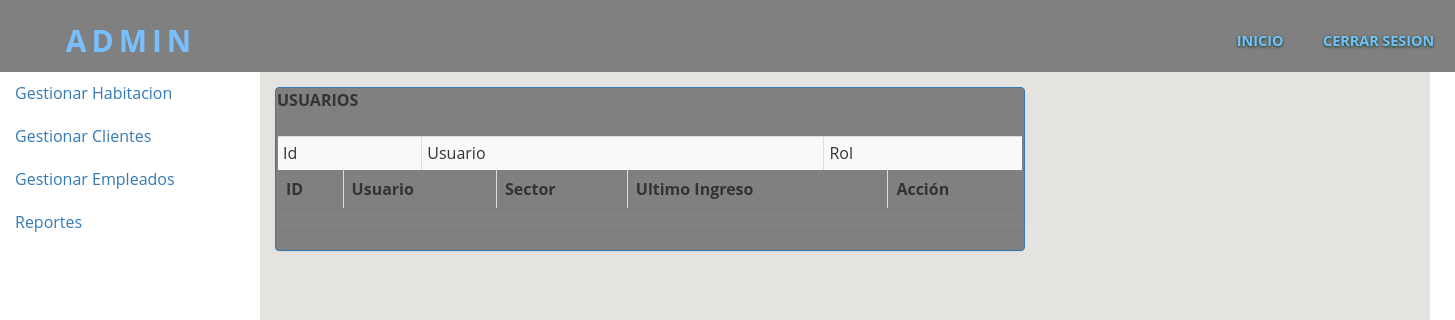
Before: /admin/vtipohab.php with the older database file.
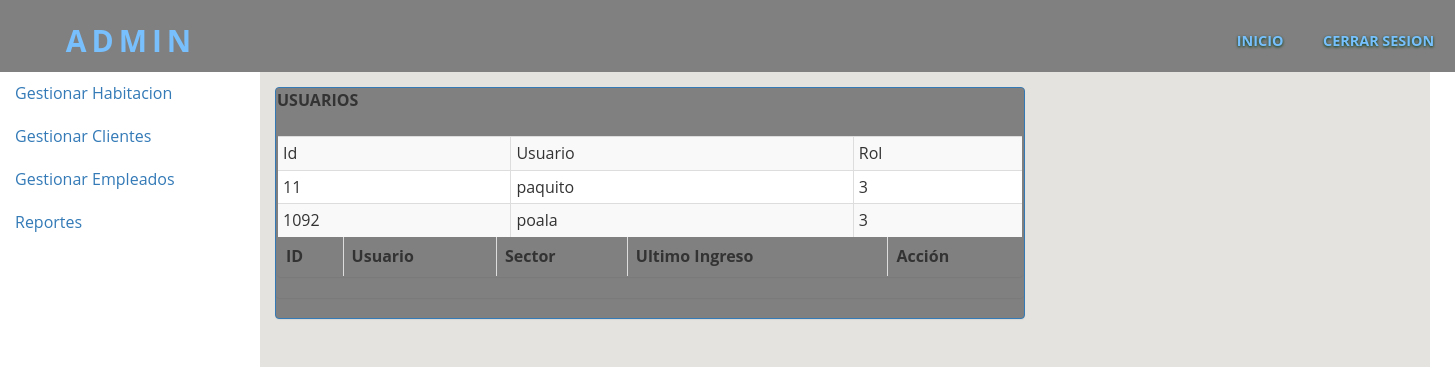
After: the same page with the newer database file.
### tables this page shows
CREATE TABLE `usuario` (
  `id` int(11) NOT NULL,
  `nombre_user` varchar(30) NOT NULL,
  `password` varchar(32) NOT NULL,
  `rol` int(11) DEFAULT NULL
);

### admin/listausuario.php (the view, shortened to what this page needs)
<!DOCTYPE html>
<html>
<head>
</head>
<body>
<br>
<div class="table table-responsive">
	<table class=" table table-hover table-bordered table-striped table-condensed" >
			<td>Id</td>
			<td>Usuario</td>
			<td>Rol</td>
		<?php
		$sql="SELECT * from usuario";
		$result=mysqli_query($conexion,$sql);
		while($mostrar=mysqli_fetch_array($result)){
		 ?>
		<tr>
			<td><?php echo $mostrar['id'] ?></td>
			<td><?php echo $mostrar['nombre_user'] ?></td>
			<td><?php echo $mostrar['rol'] ?></td>
		</tr>
	<?php
	}
	 ?>
	</table>
</div>
<table id="tabla" class="table table-striped table-bordered dt-responsive nowrap" cellspacing="0" width="100%">
            <thead>
                <tr>
                    <th scope="col">ID</th>
                    <th scope="col">Usuario</th>
                    <th scope="col">Sector</th>
                    <th scope="col">Ultimo Ingreso</th>
                    <th scope="col">Acción</th>
                </tr>
            </thead>
        </table>
</body>
</html>

### admin/vtipohab.php (shortened to what this page needs)
 <!DOCTYPE html>
<html >
<head>
      <link href="css/bootstrap.css" rel="stylesheet" />
      <link href="css/font-awesome.css" rel="stylesheet" />
     <link href="css/style.css" rel="stylesheet" />
    <link href="css/admin-styles.css" rel="stylesheet" />
</head>
<body>
    <div id="wrapper">
        <?php require_once("menu.php");?>
       <?php require_once("menu-vertical.php");?>
    </div>
     <div id="page-wrapper"  class="container ">
                <div id="page-inner " class="container row justify-content-center">
                    <div class="row justify-content-center">
                        <div class="col col-md-8 col-sm-8 row justify-content-center">
                            <div class="panel panel-primary">
                                <div class="panel">
                              <STRONG> USUARIOS</STRONG>
                            <div id="container">
                                <div class="row">
                                <div class=" col-md-12 col-sm-12 ">
                                    <div class="panel">
                                       <?php require_once("listausuario.php");?>
                                    </div>
                                    </div>
                                </div>
                            </div>
                        </div>
                    </div>
                </div>
    </div>
        </body>
</html>

### admin/menu.php (shortened to what this page needs)
<nav class="navbar menu navbar-expand-lg top-navbar" role="navigation">
    <div class="navbar-header ">
        <nav class="menu menu--iris">
                <ul class="nav navbar-nav menu__list">
                    <li class="col mt-5"><a class="navbar-brand ml-4" href="#">Admin</a></li>
                </ul>
            </nav>
    </div>
    <div class=" navbar-right" id="bs-example-navbar-collapse-1">
            <nav class="menu menu--iris">
                <ul class="nav navbar-nav menu__list">
                    <li class="menu__item"><a href=<?php echo URL_PATH."uprincipal.php"?> class="menu__link scroll">Inicio</a></li>
                <li class="menu__item"><a href=<?php echo URL_PATH."uprincipal.php?controller=sesion&action=logout"?> class="menu__link scroll">Cerrar Sesion</a></li>
                </ul>
            </nav>
    </div>
</nav>

### admin/menu-vertical.php (shortened to what this page needs)
<nav class="navbar-default navbar-side navbar-dark bg-dark " role="navigation">
<div class="collapse navbar-collapse navbar-dark bg-dark ">
        <ul class="nav flex-column " id="navbarDropdown">
        <li class="nav-item dropdown">
            <a class="nav-link dropdown-toggle" href="#" id="navbarDropdown" role="button" data-toggle="dropdown" aria-haspopup="true" aria-expanded="false">
            Gestionar Habitacion
            </a>
        </li>
                <li class="nav-item">
                    <a class="nav-link" href="#">Gestionar Clientes</a>
                </li>
                <li class="nav-item dropdown">
                        <a class="nav-link dropdown-toggle" href="#" id="navbarDropdown" role="button" data-toggle="dropdown" aria-haspopup="true" aria-expanded="false">
                        Gestionar Empleados
                        </a>
                    </li>
                        <li class="nav-item dropdown">
                        <a class="nav-link dropdown-toggle" href="#" id="navbarDropdown" role="button" data-toggle="dropdown" aria-haspopup="true" aria-expanded="false">
                        Reportes
                        </a>
                    </li>
        </ul>
 </div>
</nav>

### admin/css/style.css (style rules this page uses)
html, body { margin:0; font-size: 100%; font-family: 'Lato', sans-serif; background: #fff; }
body a { text-decoration:none; transition:0.5s all; -webkit-transition:0.5s all; -moz-transition:0.5s all; -o-transition:0.5s all; -ms-transition:0.5s all; }
ul { margin:0; padding:0; }
.navbar-default { background: none; border: none; }
.navbar { margin-bottom: 0; }
.navbar-collapse { padding: 0; }
.navbar-right { margin-right: 0; }
.navbar-nav > li > a { margin: 0; padding:0 1.5em; text-transform: uppercase; }
.navbar-brand { padding: 0; font-size: 31px; text-transform: uppercase; letter-spacing: 5px; line-height: 25px; position: relative; font-weight: bold; }
.menu__list { position: relative; margin: 0.69em 0 0; }
.menu__item { display: block; margin: 1em 0; }
.menu__link { font-size: .9em; font-weight: bold; display: block; padding: 1em; cursor: pointer; -webkit-user-select: none; -moz-user-select: none; -ms-user-select: none; user-select: none; -webkit-touch-callout: none; -khtml-user-select: none; -webkit-tap-highlight-color: rgba(0, 0, 0, 0); }
.menu--iris .menu__item { margin:0 0.3em; }
.menu--iris .menu__link { position: relative; text-align: center; -webkit-transition: color 0.3s; transition: color 0.3s; text-shadow: 0px 1px 3px #033815; }
.menu--iris .menu__link::before, .menu--iris .menu__link::after { content: ''; position: absolute; width: 10px; height: 10px; opacity: 0; border: 2px solid #ffce14; -webkit-transition: -webkit-transform 0.3s, opacity 0.3s; transition: transform 0.3s, opacity 0.3s; -webkit-transition-timing-function: cubic-bezier(0.17, 0.67, 0.05, 1.29); transition-timing-function: cubic-bezier(0.17, 0.67, 0.05, 1.29); }
.menu--iris .menu__link::before { top: 0; left: 0; border-width: 2px 0 0 2px; -webkit-transform: translate3d(10px, 10px, 0); transform: translate3d(10px, 10px, 0); }
.menu--iris .menu__link::after { right: 0; bottom: 0; border-width: 0 2px 2px 0; -webkit-transform: translate3d(-10px, -10px, 0); transform: translate3d(-10px, -10px, 0); }

### admin/css/admin-styles.css (style rules this page uses)
body { font-family: 'Open Sans', sans-serif; }
#wrapper { width: 100%; background:grey; }
#page-wrapper { padding: 15px 15px; min-height: 600px; background:#E5E3DF; }
.panel { margin-bottom: 20px; background: grey; border: 2px solid inherit; border-radius: 4px; -webkit-box-shadow: 0 1px 1px rgba(0, 0, 0, .05); box-shadow: 0 1px 1px rgba(0, 0, 0, .05); }
.top-navbar { margin:0px; }
.top-navbar .navbar-brand { color: #fff; width: 260px; text-align: center; height: 60px; font-size: 30px; font-weight: 700; text-transform: uppercase; justify-content: center; align-items: center; }
.top-navbar .nav > li { position: relative; display: inline-block; }
.top-navbar .nav > li > a { position: relative; display: block; padding: 19px 15px; color: #77C0FD; }
.navbar-side { border:none; background-color: transparent; }
.top-navbar { background:grey; border-bottom:none; }
.navbar-default { border:0px solid black; }
.navbar-header { background: grey; }
@media (min-width:768px) { #page-wrapper { margin: 0 0 0 260px; padding: 15px 30px; min-height: 1200px; } }
@media (min-width:768px) { .navbar-side { z-index: 1; position: absolute; width: 260px; } }
@media (min-width:768px) { .navbar { border-radius: 0px; } }

Changed rows visible on the page:
added usuario: id "11", nombre_user "paquito", rol "3"
added usuario: id "1092", nombre_user "poala", rol "3"
